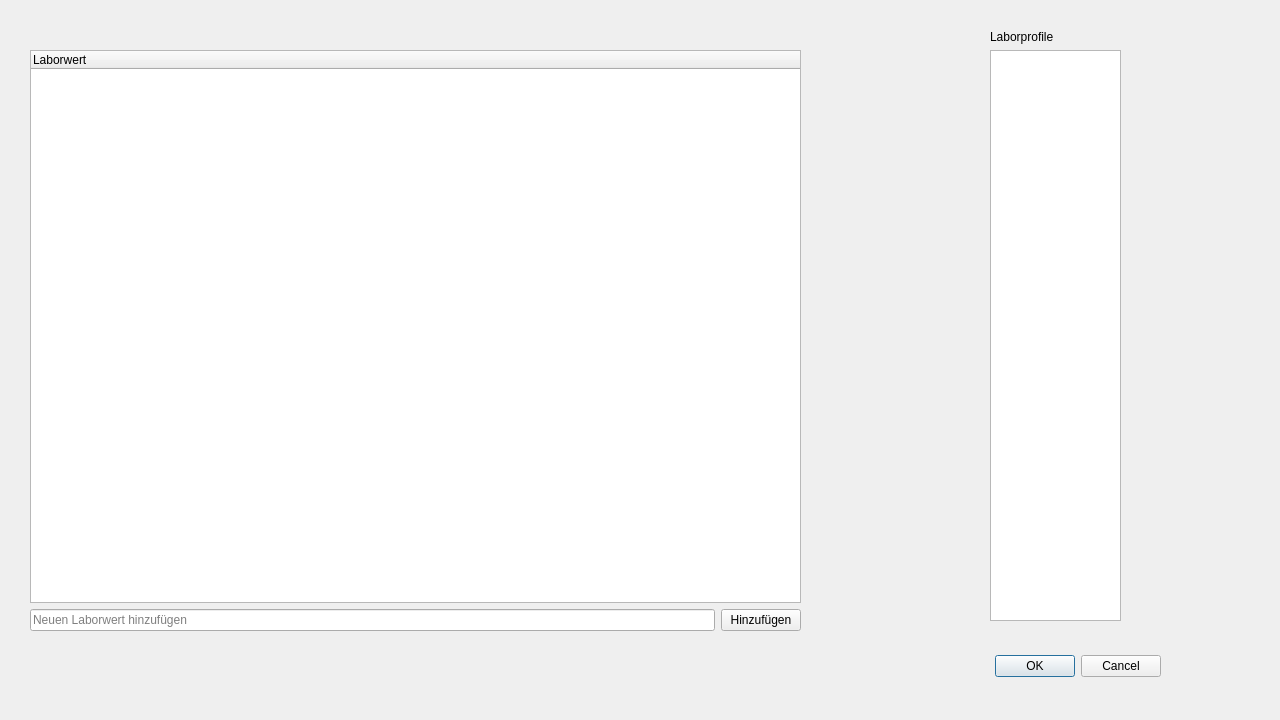
<?xml version="1.0" encoding="UTF-8"?>
<ui version="4.0">
 <class>LabProfileDialog</class>
 <widget class="QDialog" name="LabProfileDialog">
  <property name="geometry">
   <rect>
    <x>0</x>
    <y>0</y>
    <width>1280</width>
    <height>720</height>
   </rect>
  </property>
  <property name="windowTitle">
   <string>Dialog</string>
  </property>
  <widget class="QDialogButtonBox" name="buttonBox">
   <property name="geometry">
    <rect>
     <x>820</x>
     <y>650</y>
     <width>341</width>
     <height>32</height>
    </rect>
   </property>
   <property name="orientation">
    <enum>Qt::Horizontal</enum>
   </property>
   <property name="standardButtons">
    <set>QDialogButtonBox::Cancel|QDialogButtonBox::Ok</set>
   </property>
  </widget>
  <widget class="QWidget" name="verticalLayoutWidget">
   <property name="geometry">
    <rect>
     <x>30</x>
     <y>30</y>
     <width>771</width>
     <height>601</height>
    </rect>
   </property>
   <layout class="QVBoxLayout" name="verticalLayout">
    <item>
     <widget class="QLabel" name="profileLabel">
      <property name="text">
       <string/>
      </property>
     </widget>
    </item>
    <item>
     <widget class="QTreeWidget" name="labTreeWidget">
      <property name="contextMenuPolicy">
       <enum>Qt::CustomContextMenu</enum>
      </property>
      <property name="acceptDrops">
       <bool>true</bool>
      </property>
      <property name="dragEnabled">
       <bool>true</bool>
      </property>
      <property name="dragDropMode">
       <enum>QAbstractItemView::InternalMove</enum>
      </property>
      <column>
       <property name="text">
        <string>Laborwert</string>
       </property>
      </column>
     </widget>
    </item>
    <item>
     <layout class="QHBoxLayout" name="horizontalLayout">
      <item>
       <widget class="QLineEdit" name="labparamInput">
        <property name="placeholderText">
         <string>Neuen Laborwert hinzufügen</string>
        </property>
       </widget>
      </item>
      <item>
       <widget class="QPushButton" name="addLabparamButton">
        <property name="text">
         <string>Hinzufügen</string>
        </property>
       </widget>
      </item>
     </layout>
    </item>
   </layout>
  </widget>
  <widget class="QWidget" name="verticalLayoutWidget_2">
   <property name="geometry">
    <rect>
     <x>990</x>
     <y>30</y>
     <width>131</width>
     <height>591</height>
    </rect>
   </property>
   <layout class="QVBoxLayout" name="verticalLayout_2">
    <item>
     <widget class="QLabel" name="label">
      <property name="text">
       <string>Laborprofile</string>
      </property>
     </widget>
    </item>
    <item>
     <widget class="QListWidget" name="profileListWidget"/>
    </item>
   </layout>
  </widget>
 </widget>
 <resources/>
 <connections>
  <connection>
   <sender>buttonBox</sender>
   <signal>accepted()</signal>
   <receiver>LabProfileDialog</receiver>
   <slot>accept()</slot>
   <hints>
    <hint type="sourcelabel">
     <x>248</x>
     <y>254</y>
    </hint>
    <hint type="destinationlabel">
     <x>157</x>
     <y>274</y>
    </hint>
   </hints>
  </connection>
  <connection>
   <sender>buttonBox</sender>
   <signal>rejected()</signal>
   <receiver>LabProfileDialog</receiver>
   <slot>reject()</slot>
   <hints>
    <hint type="sourcelabel">
     <x>316</x>
     <y>260</y>
    </hint>
    <hint type="destinationlabel">
     <x>286</x>
     <y>274</y>
    </hint>
   </hints>
  </connection>
 </connections>
</ui>
